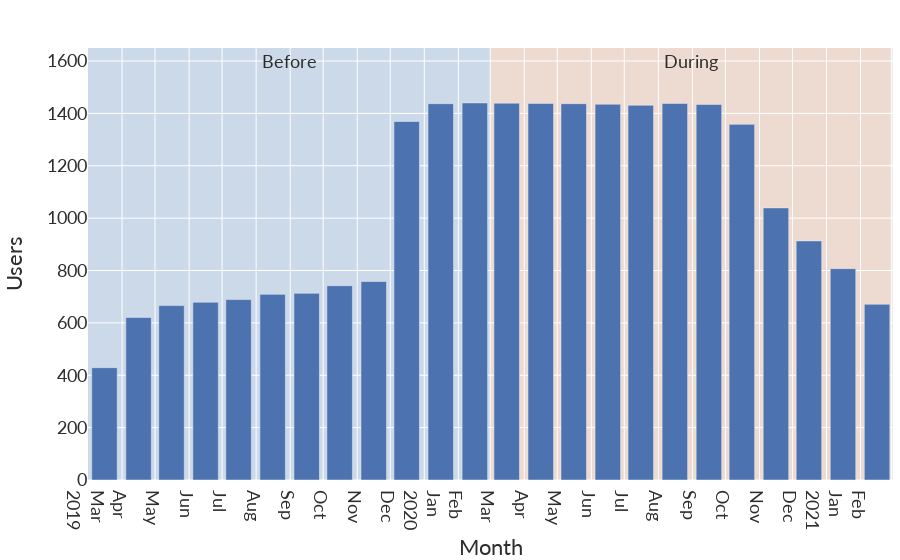

The cell this chart's notebook holds for it:
### Code cell
user_counts = df.groupby(['id','series','ageRange']).median().unstack('series')['steps'].count()

fig = px.bar(x=user_counts.index, y=user_counts, labels={ 'x': 'Date', 'y': 'Users' })

annotate_before_after(fig, True, 1600)
style_plot(fig)
fig.update_layout(height=100)
fig.update_xaxes(title="Month")
fig.update_xaxes(
    dtick="M1",
    tickformat="%b\n%Y")

# plt.gcf().set_size_inches(600/96, 100/96)

fig.show()

### Figure 1 — Plotly figure (JSON) as saved in the notebook; plotly's stock layout.template omitted (floating-point values rounded to 4 significant figures)
{"data": [{"alignmentgroup": "True", "hovertemplate": "Date=%{x}<br>Users=%{y}<extra></extra>", "legendgroup": "", "marker": {"color": "rgb(76,114,176)", "pattern": {"shape": ""}}, "name": "", "offsetgroup": "", "orientation": "v", "showlegend": false, "textposition": "auto", "type": "bar", "x": ["2019-03-16", "2019-04-16", "2019-05-16", "2019-06-16", "2019-07-16", "2019-08-16", "2019-09-16", "2019-10-16", "2019-11-16", "2019-12-16", "2020-01-16", "2020-02-16", "2020-03-16", "2020-04-16", "2020-05-16", "2020-06-16", "2020-07-16", "2020-08-16", "2020-09-16", "2020-10-16", "2020-11-16", "2020-12-16", "2021-01-16", "2021-02-16"], "xaxis": "x", "y": [429, 621, 666, 679, 689, 709, 713, 742, 758, 1369, 1437, 1440, 1439, 1438, 1437, 1435, 1431, 1438, 1434, 1358, 1039, 913, 807, 671], "yaxis": "y"}], "layout": {"annotations": [{"showarrow": false, "text": "Before", "x": "2019-08-31T00:00:00", "y": 1600}, {"showarrow": false, "text": "During", "x": "2020-08-30T12:00:00", "y": 1600}], "autosize": true, "barmode": "relative", "font": {"color": "#2D2D2D", "family": "Lato, sans-serif", "size": 18}, "legend": {"bgcolor": "rgba(255,255,255, 0.0)", "title": {"text": ""}, "tracegroupgap": 0, "x": 0.99, "xanchor": "right", "y": 0.99, "yanchor": "top"}, "margin": {"b": 32, "l": 0, "r": 0, "t": 48}, "shapes": [{"fillcolor": "#1F77B4", "layer": "below", "line": {"width": 0}, "opacity": 0.15, "type": "rect", "x0": "2019-03-01T00:00:00", "x1": "2020-03-01T00:00:00", "xref": "x", "y0": 0, "y1": 1, "yref": "y domain"}, {"fillcolor": "#FF7F0E", "layer": "below", "line": {"width": 0}, "opacity": 0.15, "type": "rect", "x0": "2020-03-01T00:00:00", "x1": "2021-03-01T00:00:00", "xref": "x", "y0": 0, "y1": 1, "yref": "y domain"}], "title": {"font": {"size": 24}}, "xaxis": {"anchor": "y", "autorange": true, "domain": [0, 1], "dtick": "M1", "range": ["2019-03-01", "2021-03-02 12:00"], "tickfont": {"size": 18}, "tickformat": "%b\n%Y", "title": {"text": "Month"}, "type": "date"}, "yaxis": {"anchor": "x", "autorange": true, "domain": [0, 1], "range": [0, 1690.0], "tickfont": {"size": 18}, "title": {"standoff": 32, "text": "Users"}, "type": "linear"}, "yaxis2": {"title": {"standoff": 32}}}}
